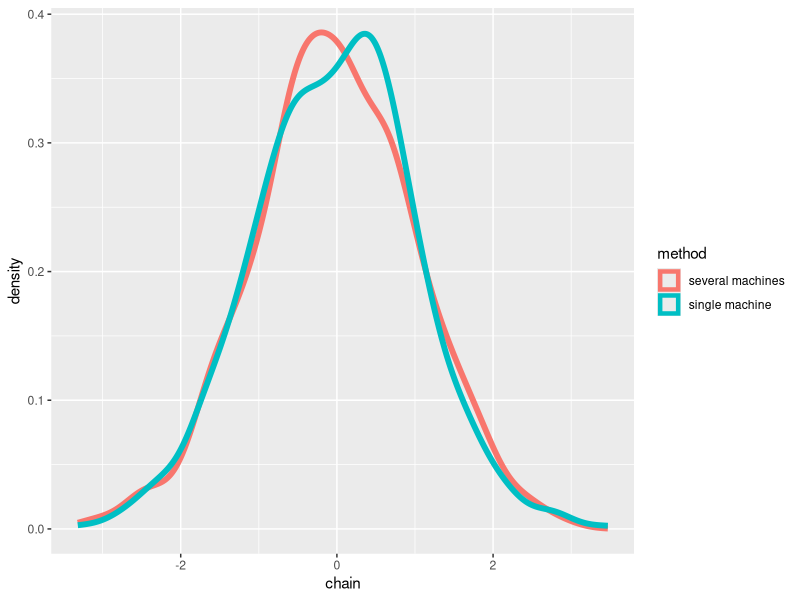

Reproduce this figure in R.
QQPlot <- function(chain1, chain2, line = TRUE, size_point = 2, size_line =1, ...){
# QQPlot creates a qqplot that compares two Markov chains
# if qqline = TRUE we plot also the line (y=x)
  require(ggplot2)
 
  q1 <- quantile(chain1, probs = seq(0, 1, 0.01), na.rm = FALSE)
  q2 <- quantile(chain2, probs = seq(0, 1, 0.01), na.rm = FALSE)
  df <- data.frame(q1 = q1, q2 = q2)
  
  l <- list(...)
  p <-  ggplot(df, aes(x=q1, y=q2)) + geom_point(size = size_point) +l
  if (line){
    p <- p + geom_abline(intercept = 0, slope = 1, col='red', size = size_line)
  }
  p
}

# example for QQPlot
#p <- QQPlot(chain1=rnorm(100), chain2=rnorm(100))
#p 


TracePlot <- function(list_of_vectors, method = NULL, burn_in = 0.1, size_line = 1, ...){
  # TracePlot prepares a trace plot for one or several Markov chains
  # TracePlot args: list_of_vectors - a list containing vectors of our Markov chains (it may be a list of one vector only)  
  #                          method - a vector containing names of methods (usually c('single machine', 'several machines'))
  #                         burn_in - a proportion of samples to be burned_in  
  #                       size_line - size of the line in the plot 
  #  
  # TO DO solve the problem with burn_in (we want it to be the proportion)
  require(ggplot2)
  l <- list(...)
  list_of_vectors_after_burn_in <- lapply(list_of_vectors, function(x){
    x[floor(length(x)*burn_in):length(x)]
  })
  chain <- unlist(list_of_vectors_after_burn_in)
  
  iteration <- unlist(lapply(list_of_vectors, function(x) floor(length(x)*burn_in):length(x)))
  df <- data.frame(chain = chain, iteration = iteration)
  
  if(is.null(method)){
    p <- ggplot(df, aes(x=iteration, y=chain)) + geom_line(size = size_line) +  l
  } else {
    df$method <- unlist(lapply(seq_along(list_of_vectors_after_burn_in), function(i) {
      rep(method[i], times = length(list_of_vectors_after_burn_in[[i]]))
    }))
    
    p <- ggplot(df, aes(x=iteration, y=chain, col = method)) + geom_line(size = size_line) + l
  }
  #p
}

# example
TracePlot(list(rnorm(100), rnorm(100)), method = c('single machine', 'several machines'), burn_in=0.2)


HistPlot <- function(list_of_vectors, method = NULL, burn_in =0.1, size_line = 1,  ...){
# HistPlot prepares several (or one ) histogram of our Markov chains/chain - different colours applied to different methods
# HistPlot args:  list_of_vectors - a list containing vectors of our Markov chains (it may be a list of one vector only)  
#                          method - a vector containing names of methods (usually c('single machine', 'several machines'))
#                         burn_in - a proportion of samples to be burned_in  
#                       size_line - size of the line in the plot 
  require(ggplot2)
  l <- list(...)
  list_of_vectors_after_burn_in <- lapply(list_of_vectors, function(x){
    x[floor(length(x)*burn_in):length(x)]
  })
  chain <- unlist(list_of_vectors_after_burn_in)
  df <- data.frame(chain=chain)
  
  if(is.null(method)){
    p <- ggplot(df, aes(x=chain)) + geom_density() +  l
  } else {
    df$method <- unlist(lapply(seq_along(list_of_vectors_after_burn_in), function(i) {
      rep(method[i], times = length(list_of_vectors_after_burn_in[[i]]))
    }))
    
    p <- ggplot(df, aes(x = chain, col = method)) + geom_density(size = size_line) +  l
  }
  p
}
  

HistPlot(list(rnorm(1000), rnorm(1000)), method = c('single machine', 'several machines'), 0.2, size_line=2)


ACFPlot <- function(chain, lag.max = 10, ...){
# TO DO: should this function consider a burn-in
# ACFPlot prepares a plot of autocorrelations for subsequent lags
# ACFPlot args:  chain - a vector of values of our Markov chain
#             lag.max  - values of ACF for lag from 0 to lag.max will be displayed  
  
  require(ggplot2)
  l <- list(...)
  
  # creating a data frame with autocorrelations for subsequent values of lag
  df <- with(acf(chain, lag.max, plot = FALSE), data.frame(lag, acf))
  df$lag <- as.factor(df$lag)
  p <- ggplot(df, aes(x = lag, y = acf)) + geom_bar(stat = "identity") + l
  p
}

#p <- ACFPlot(chain=rnorm(1000), 10, ggtitle('acf'))
#suppressWarnings(print(p))
